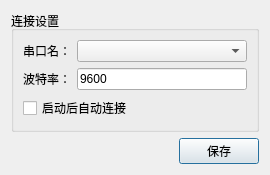
<?xml version="1.0" encoding="UTF-8"?>
<ui version="4.0">
 <class>TCONFIG</class>
 <widget class="QDialog" name="TCONFIG">
  <property name="geometry">
   <rect>
    <x>0</x>
    <y>0</y>
    <width>270</width>
    <height>153</height>
   </rect>
  </property>
  <property name="windowTitle">
   <string>设置</string>
  </property>
  <layout class="QGridLayout" name="gridLayout">
   <item row="1" column="0">
    <spacer name="horizontalSpacer">
     <property name="orientation">
      <enum>Qt::Horizontal</enum>
     </property>
     <property name="sizeHint" stdset="0">
      <size>
       <width>40</width>
       <height>20</height>
      </size>
     </property>
    </spacer>
   </item>
   <item row="1" column="1">
    <widget class="QPushButton" name="pushButton">
     <property name="text">
      <string>保存</string>
     </property>
    </widget>
   </item>
   <item row="0" column="0" colspan="2">
    <widget class="QGroupBox" name="groupBox">
     <property name="title">
      <string>连接设置</string>
     </property>
     <layout class="QGridLayout" name="gridLayout_2">
      <item row="0" column="0">
       <widget class="QLabel" name="label">
        <property name="text">
         <string>串口名：</string>
        </property>
       </widget>
      </item>
      <item row="1" column="0">
       <widget class="QLabel" name="label_2">
        <property name="text">
         <string>波特率：</string>
        </property>
       </widget>
      </item>
      <item row="0" column="1">
       <widget class="QComboBox" name="comboBox"/>
      </item>
      <item row="1" column="1">
       <widget class="QLineEdit" name="lineEdit_2">
        <property name="text">
         <string>9600</string>
        </property>
       </widget>
      </item>
      <item row="2" column="0" colspan="2">
       <widget class="QCheckBox" name="checkBox">
        <property name="text">
         <string>启动后自动连接</string>
        </property>
       </widget>
      </item>
     </layout>
    </widget>
   </item>
  </layout>
 </widget>
 <resources/>
 <connections/>
</ui>
